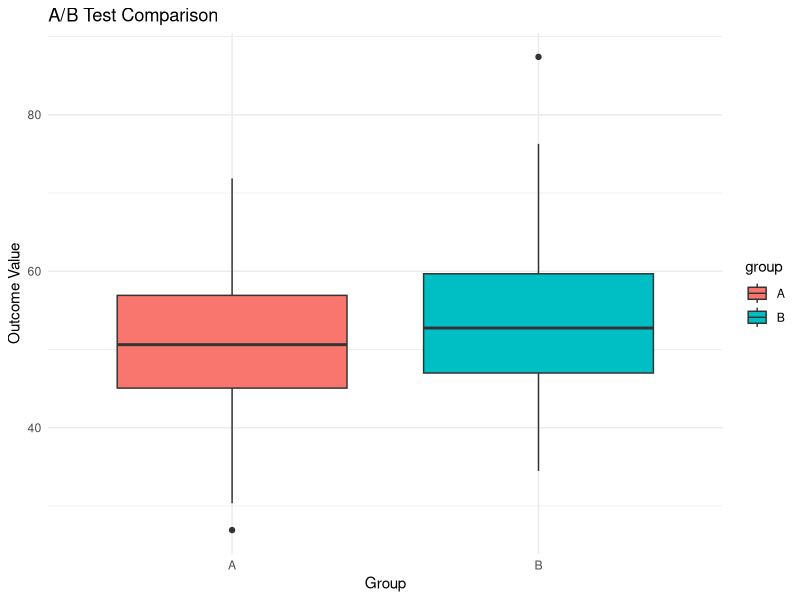

Reproduce this figure in R.
# A/B Testing and Statistical Hypothesis Testing in R

# Set seed for reproducibility
set.seed(123)

# Simulate data for two groups
n <- 100

group_A <- rnorm(n, mean = 50, sd = 10)
group_B <- rnorm(n, mean = 55, sd = 10)

# Create data frame
data <- data.frame(
  group = c(rep("A", n), rep("B", n)),
  value = c(group_A, group_B)
)

# Summary statistics
summary_A <- mean(group_A)
summary_B <- mean(group_B)

print(paste("Mean of Group A:", round(summary_A, 2)))
print(paste("Mean of Group B:", round(summary_B, 2)))

# Perform two-sample t-test
test_result <- t.test(group_A, group_B)

print("T-test results:")
print(test_result)

# Visualization
library(ggplot2)

ggplot(data, aes(x = group, y = value, fill = group)) +
  geom_boxplot() +
  labs(
    title = "A/B Test Comparison",
    x = "Group",
    y = "Outcome Value"
  ) +
  theme_minimal()
